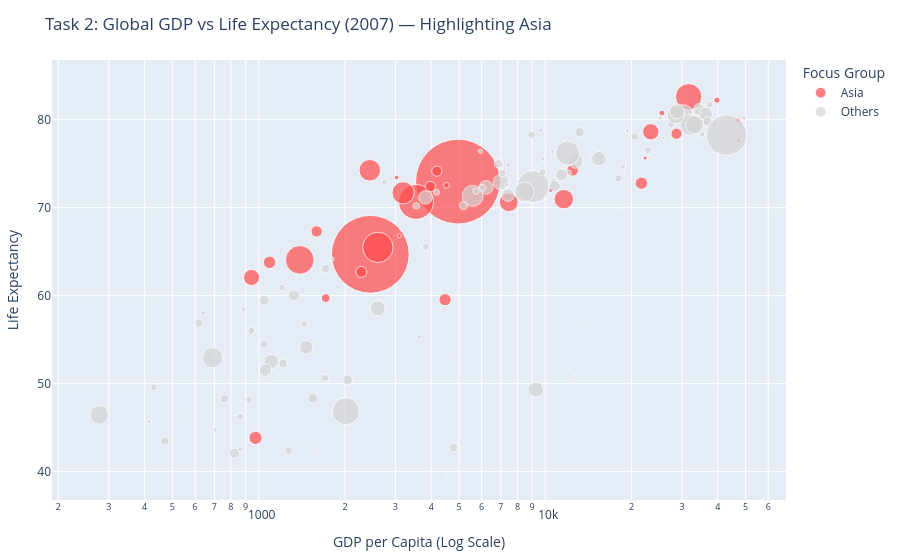

The notebook cell saved with this chart:
### Markdown cell above
## Task 2 — Bubble chart: tell a story

**What to build:** A bubble chart (full 2007 dataset, all countries) where:
- x = GDP per capita (log scale)
- y = life expectancy
- size = population
- colour = ONE continent highlighted (your choice), all others grey
- At least one annotation explaining the highlighted group's story

#> This is the grey-and-highlight technique applied to a bubble chart.

### Code cell
import pandas as pd
import plotly.express as px

df = px.data.gapminder()

df_2007 = df.loc[df['year'] == 2007].copy()

highlight_continent = 'Asia'

df_2007['color_group'] = df_2007['continent'].apply(
    lambda x: highlight_continent if x == highlight_continent else 'Others'
)

color_map = {
    highlight_continent: '#FF4B4B',  
    'Others': '#D3D3D3'              
}

fig = px.scatter(
    df_2007,
    x='gdpPercap',
    y='lifeExp',
    size='pop',
    color='color_group',
    color_discrete_map=color_map,
    log_x=True,                      
    size_max=60,                     
    hover_name='country',
    title=f'Task 2: Global GDP vs Life Expectancy (2007) — Highlighting {highlight_continent}',
    labels={'gdpPercap': 'GDP per Capita (Log Scale)', 'lifeExp': 'Life Expectancy'}
)

fig.add_annotation(
    x=4000,                          
    y=65,
    text=f"<b>The {highlight_continent} Story:</b><br>"
         "Massive population bubbles (like China & India)<br>"
         "show a massive surge in GDP per Capita alongside<br>"
         "steadily rising life expectancy by 2007.",
    showarrow=True,
    arrowhead=2,
    ax=0,
    ay=80,                           
    bgcolor="white",
    bordercolor="black",
    borderwidth=1,
    borderpad=8,
    opacity=0.9
)

fig.update_layout(
    legend_title_text='Focus Group',
    margin=dict(l=40, r=40, t=60, b=40)
)

fig.show()

### Figure 1 — Plotly figure (JSON) as saved in the notebook; plotly's stock layout.template omitted (floating-point values rounded to 4 significant figures)
{"data": [{"hovertemplate": "<b>%{hovertext}</b><br><br>color_group=Asia<br>GDP per Capita (Log Scale)=%{x}<br>Life Expectancy=%{y}<br>pop=%{marker.size}<extra></extra>", "hovertext": ["Afghanistan", "Bahrain", "Bangladesh", "Cambodia", "China", "Hong Kong, China", "India", "Indonesia", "Iran", "Iraq", "Israel", "Japan", "Jordan", "Korea, Dem. Rep.", "Korea, Rep.", "Kuwait", "Lebanon", "Malaysia", "Mongolia", "Myanmar", "Nepal", "Oman", "Pakistan", "Philippines", "Saudi Arabia", "Singapore", "Sri Lanka", "Syria", "Taiwan", "Thailand", "Vietnam", "West Bank and Gaza", "Yemen, Rep."], "legendgroup": "Asia", "marker": {"color": "#FF4B4B", "size": [31889923, 708573, 150448339, 14131858, 1318683096, 6980412, 1110396331, 223547000, 69453570, 27499638, 6426679, 127467972, 6053193, 23301725, 49044790, 2505559, 3921278, 24821286, 2874127, 47761980, 28901790, 3204897, 169270617, 91077287, 27601038, 4553009, 20378239, 19314747, 23174294, 65068149, 85262356, 4018332, 22211743], "sizemode": "area", "sizeref": 366300.0, "symbol": "circle"}, "mode": "markers", "name": "Asia", "orientation": "v", "showlegend": true, "type": "scatter", "x": [974.6, 29800.0, 1391.0, 1714.0, 4959.0, 39720.0, 2452.0, 3541.0, 11610.0, 4471.0, 25520.0, 31660.0, 4519.0, 1593.0, 23350.0, 47310.0, 10460.0, 12450.0, 3096.0, 944.0, 1091.0, 22320.0, 2606.0, 3190.0, 21650.0, 47140.0, 3970.0, 4185.0, 28720.0, 7458.0, 2442.0, 3025.0, 2281.0], "xaxis": "x", "y": [43.83, 75.64, 64.06, 59.72, 72.96, 82.21, 64.7, 70.65, 70.96, 59.55, 80.75, 82.6, 72.53, 67.3, 78.62, 77.59, 71.99, 74.24, 66.8, 62.07, 63.78, 75.64, 65.48, 71.69, 72.78, 79.97, 72.4, 74.14, 78.4, 70.62, 74.25, 73.42, 62.7], "yaxis": "y"}, {"hovertemplate": "<b>%{hovertext}</b><br><br>color_group=Others<br>GDP per Capita (Log Scale)=%{x}<br>Life Expectancy=%{y}<br>pop=%{marker.size}<extra></extra>", "hovertext": ["Albania", "Algeria", "Angola", "Argentina", "Australia", "Austria", "Belgium", "Benin", "Bolivia", "Bosnia and Herzegovina", "Botswana", "Brazil", "Bulgaria", "Burkina Faso", "Burundi", "Cameroon", "Canada", "Central African Republic", "Chad", "Chile", "Colombia", "Comoros", "Congo, Dem. Rep.", "Congo, Rep.", "Costa Rica", "Cote d'Ivoire", "Croatia", "Cuba", "Czech Republic", "Denmark", "Djibouti", "Dominican Republic", "Ecuador", "Egypt", "El Salvador", "Equatorial Guinea", "Eritrea", "Ethiopia", "Finland", "France", "Gabon", "Gambia", "Germany", "Ghana", "Greece", "Guatemala", "Guinea", "Guinea-Bissau", "Haiti", "Honduras", "Hungary", "Iceland", "Ireland", "Italy", "Jamaica", "Kenya", "Lesotho", "Liberia", "Libya", "Madagascar", "Malawi", "Mali", "Mauritania", "Mauritius", "Mexico", "Montenegro", "Morocco", "Mozambique", "Namibia", "Netherlands", "New Zealand", "Nicaragua", "Niger", "Nigeria", "Norway", "Panama", "Paraguay", "Peru", "Poland", "Portugal", "Puerto Rico", "Reunion", "Romania", "Rwanda", "Sao Tome and Principe", "Senegal", "Serbia", "Sierra Leone", "Slovak Republic", "Slovenia", "Somalia", "South Africa", "Spain", "Sudan", "Swaziland", "Sweden", "Switzerland", "Tanzania", "Togo", "Trinidad and Tobago", "Tunisia", "Turkey", "Uganda", "United Kingdom", "United States", "Uruguay", "Venezuela", "Zambia", "Zimbabwe"], "legendgroup": "Others", "marker": {"color": "#D3D3D3", "size": [3600523, 33333216, 12420476, 40301927, 20434176, 8199783, 10392226, 8078314, 9119152, 4552198, 1639131, 190010647, 7322858, 14326203, 8390505, 17696293, 33390141, 4369038, 10238807, 16284741, 44227550, 710960, 64606759, 3800610, 4133884, 18013409, 4493312, 11416987, 10228744, 5468120, 496374, 9319622, 13755680, 80264543, 6939688, 551201, 4906585, 76511887, 5238460, 61083916, 1454867, 1688359, 82400996, 22873338, 10706290, 12572928, 9947814, 1472041, 8502814, 7483763, 9956108, 301931, 4109086, 58147733, 2780132, 35610177, 2012649, 3193942, 6036914, 19167654, 13327079, 12031795, 3270065, 1250882, 108700891, 684736, 33757175, 19951656, 2055080, 16570613, 4115771, 5675356, 12894865, 135031164, 4627926, 3242173, 6667147, 28674757, 38518241, 10642836, 3942491, 798094, 22276056, 8860588, 199579, 12267493, 10150265, 6144562, 5447502, 2009245, 9118773, 43997828, 40448191, 42292929, 1133066, 9031088, 7554661, 38139640, 5701579, 1056608, 10276158, 71158647, 29170398, 60776238, 301139947, 3447496, 26084662, 11746035, 12311143], "sizemode": "area", "sizeref": 366300.0, "symbol": "circle"}, "mode": "markers", "name": "Others", "orientation": "v", "showlegend": true, "type": "scatter", "x": [5937.0, 6223.0, 4797.0, 12780.0, 34440.0, 36130.0, 33690.0, 1441.0, 3822.0, 7446.0, 12570.0, 9066.0, 10680.0, 1217.0, 430.1, 2042.0, 36320.0, 706.0, 1704.0, 13170.0, 7007.0, 986.1, 277.6, 3633.0, 9645.0, 1545.0, 14620.0, 8948.0, 22830.0, 35280.0, 2082.0, 6025.0, 6873.0, 5581.0, 5728.0, 12150.0, 641.4, 690.8, 33210.0, 30470.0, 13210.0, 752.7, 32170.0, 1328.0, 27540.0, 5186.0, 942.7, 579.2, 1202.0, 3548.0, 18010.0, 36180.0, 40680.0, 28570.0, 7321.0, 1463.0, 1569.0, 414.5, 12060.0, 1045.0, 759.3, 1043.0, 1803.0, 10960.0, 11980.0, 9254.0, 3820.0, 823.7, 4811.0, 36800.0, 25190.0, 2749.0, 619.7, 2014.0, 49360.0, 9809.0, 4173.0, 7409.0, 15390.0, 20510.0, 19330.0, 7670.0, 10810.0, 863.1, 1598.0, 1712.0, 9787.0, 862.5, 18680.0, 25770.0, 926.1, 9270.0, 28820.0, 2602.0, 4513.0, 33860.0, 37510.0, 1107.0, 883.0, 18010.0, 7093.0, 8458.0, 1056.0, 33200.0, 42950.0, 10610.0, 11420.0, 1271.0, 469.7], "xaxis": "x", "y": [76.42, 72.3, 42.73, 75.32, 81.23, 79.83, 79.44, 56.73, 65.55, 74.85, 50.73, 72.39, 73.0, 52.3, 49.58, 50.43, 80.65, 44.74, 50.65, 78.55, 72.89, 65.15, 46.46, 55.32, 78.78, 48.33, 75.75, 78.27, 76.49, 78.33, 54.79, 72.23, 74.99, 71.34, 71.88, 51.58, 58.04, 52.95, 79.31, 80.66, 56.73, 59.45, 79.41, 60.02, 79.48, 70.26, 56.01, 46.39, 60.92, 70.2, 73.34, 81.76, 78.89, 80.55, 72.57, 54.11, 42.59, 45.68, 73.95, 59.44, 48.3, 54.47, 64.16, 72.8, 76.19, 74.54, 71.16, 42.08, 52.91, 79.76, 80.2, 72.9, 56.87, 46.86, 80.2, 75.54, 71.75, 71.42, 75.56, 78.1, 78.75, 76.44, 72.48, 46.24, 65.53, 63.06, 74.0, 42.57, 74.66, 77.93, 48.16, 49.34, 80.94, 58.56, 39.61, 80.88, 81.7, 52.52, 58.42, 69.82, 73.92, 71.78, 51.54, 79.42, 78.24, 76.38, 73.75, 42.38, 43.49], "yaxis": "y"}], "layout": {"annotations": [{"arrowhead": 2, "ax": 0, "ay": 80, "bgcolor": "white", "bordercolor": "black", "borderpad": 8, "borderwidth": 1, "opacity": 0.9, "showarrow": true, "text": "<b>The Asia Story:</b><br>Massive population bubbles (like China & India)<br>show a massive surge in GDP per Capita alongside<br>steadily rising life expectancy by 2007.", "x": 4000, "y": 65}], "legend": {"itemsizing": "constant", "title": {"text": "Focus Group"}, "tracegroupgap": 0}, "margin": {"b": 40, "l": 40, "r": 40, "t": 60}, "title": {"text": "Task 2: Global GDP vs Life Expectancy (2007) — Highlighting Asia"}, "xaxis": {"anchor": "y", "domain": [0, 1], "title": {"text": "GDP per Capita (Log Scale)"}, "type": "log"}, "yaxis": {"anchor": "x", "domain": [0, 1], "title": {"text": "Life Expectancy"}}}}
